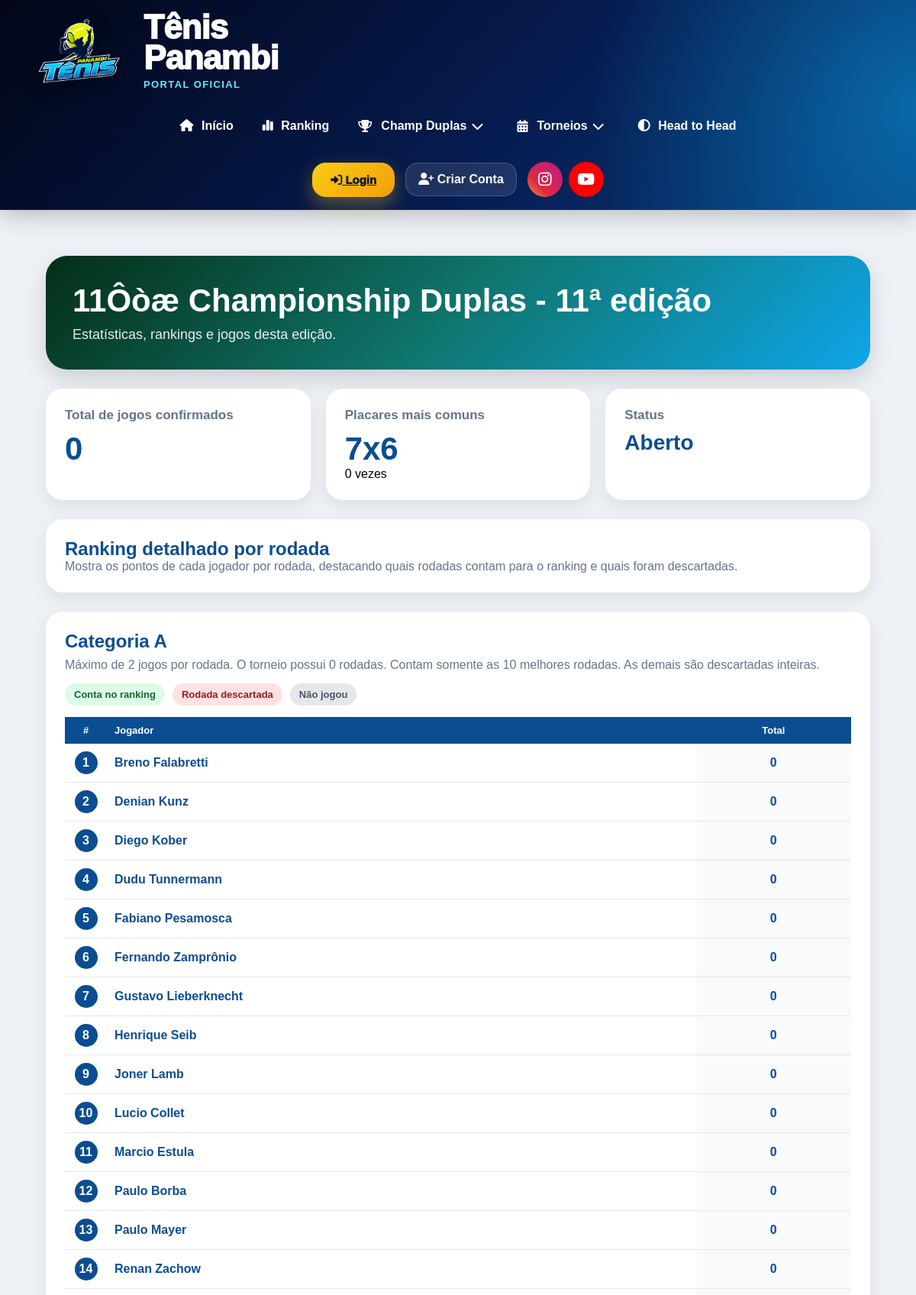
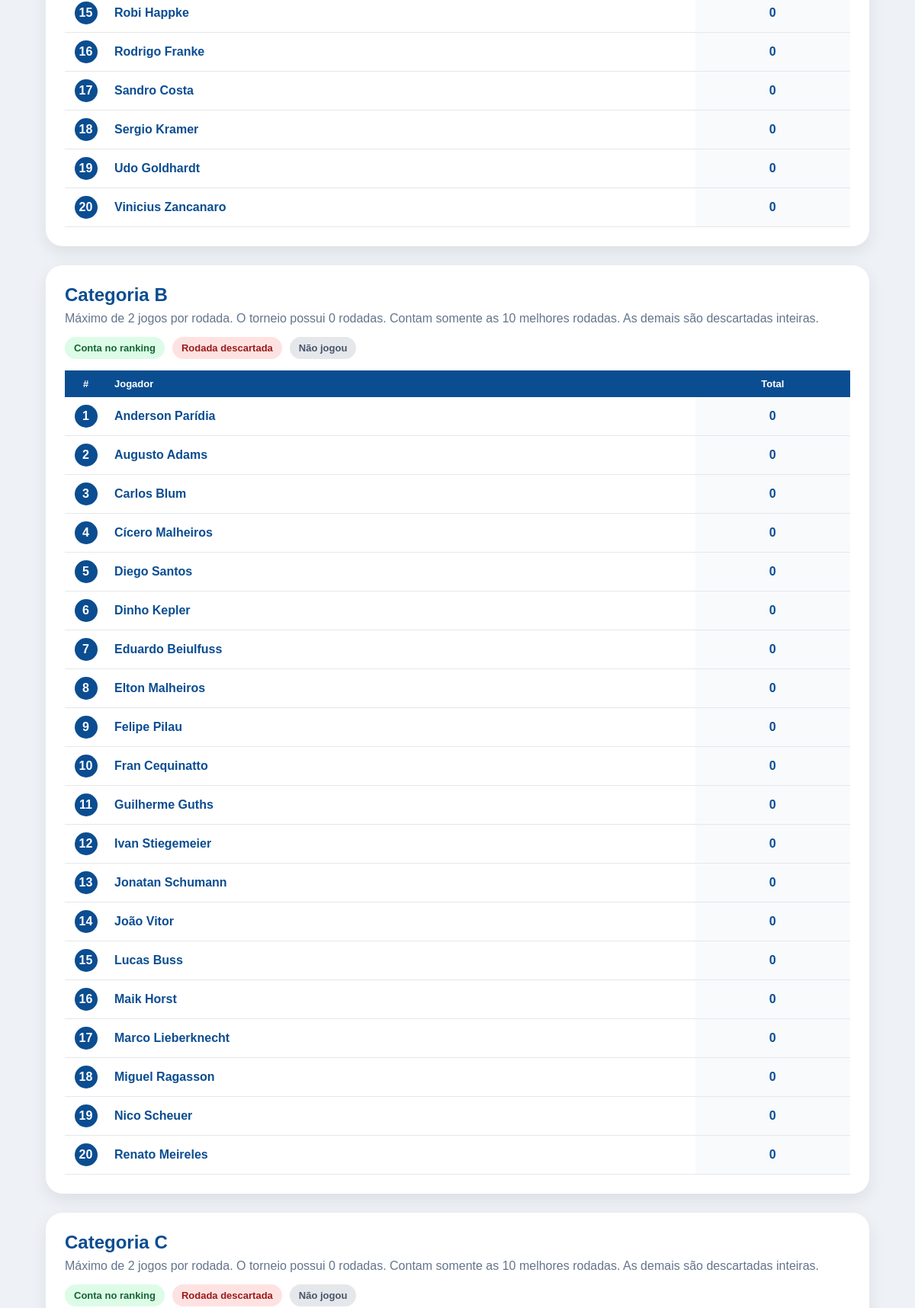
The app's page /torneios/7/ (upper part) with its own data (2 pictures, top to bottom).
### core/models.py (models this page shows, shortened)
class Torneio(models.Model):
    TIPOS = [
        ('RANKING', 'Ranking'),
        ('MATA_MATA', 'Mata-mata'),
        ('GRUPOS', 'Grupos'),
        ('AMISTOSO', 'Amistoso'),
        ('TREINO', 'Treino'),
    ]
    DISPUTAS = [
        ('SIMPLES', 'Simples'),
        ('DUPLAS', 'Duplas'),
    ]
    STATUS = [
    ('ABERTO', 'Aberto'),
    ('EM_ANDAMENTO', 'Em andamento'),
    ('FASE_FINAIS', 'Fase finais'),
    ('ENCERRADO', 'Encerrado definitivamente'),
]
    nome = models.CharField(max_length=100)
    edicao = models.IntegerField(default=1)
    ano = models.IntegerField(default=2026)
    tipo = models.CharField(
        max_length=20,
        choices=TIPOS,
        default='RANKING'
    )
    disputa = models.CharField(
        max_length=20,
        choices=DISPUTAS,
        default='DUPLAS'
    )
    data_inicio = models.DateField(
        blank=True,
        null=True
    )
    data_fim = models.DateField(
        blank=True,
        null=True
    )
    status = models.CharField(
        max_length=20,
        choices=STATUS,
        default='ABERTO'
    )
    CONTROLE_LANCAMENTO = [
    ('LIVRE', 'Livre'),
    ('SABADO', 'Somente aos sábados'),
    ('MANUAL', 'Bloqueado manualmente'),
    ]
    controle_lancamento = models.CharField(
        max_length=20,
        choices=CONTROLE_LANCAMENTO,
        default='LIVRE'
    )
    ativo = models.BooleanField(
    default=False
)
    criado_em = models.DateTimeField(auto_now_add=True)

class CategoriaTorneio(models.Model):
    CATEGORIAS = [
        ('A', 'Categoria A'),
        ('B', 'Categoria B'),
        ('C', 'Categoria C'),
    ]
    torneio = models.ForeignKey(
        Torneio,
        on_delete=models.CASCADE,
        related_name='categorias'
    )
    categoria = models.CharField(
        max_length=1,
        choices=CATEGORIAS
    )
    quantidade_jogadores = models.IntegerField(default=20)
    classificados_finais = models.IntegerField(default=8)
    promovidos = models.IntegerField(default=0)
    rebaixados = models.IntegerField(default=0)
    melhores_resultados = models.IntegerField(default=10)
    max_jogos_por_rodada = models.IntegerField(default=2)
    rodadas_contabilizadas = models.IntegerField(
    default=10
)

class Jogador(models.Model):
    CATEGORIAS = [
        ('A', 'Categoria A'),
        ('B', 'Categoria B'),
        ('C', 'Categoria C'),
    ]
    NIVEIS = [
        ('INICIANTE', 'Iniciante'),
        ('INTERMEDIARIO', 'Intermediário'),
        ('AVANCADO', 'Avançado'),
    ]
    MAOS = [
        ('DIREITA', 'Direita'),
        ('ESQUERDA', 'Esquerda'),
    ]
    BACKHANDS = [
        ('UMA_MAO', '1 mão'),
        ('DUAS_MAOS', '2 mãos'),
    ]
    ESTILOS_JOGO = [
        ('OFENSIVO', 'Ofensivo'),
        ('DEFENSIVO', 'Defensivo'),
        ('ALL_COURT', 'All Court'),
        ('SAQUE_VOLEIO', 'Saque e Voleio'),
    ]
    CLUBES = [
        ('TENIS_PANAMBI', 'Tênis Panambi'),
        ('AABB', 'AABB'),
        ('AFUBRA', 'Afubra'),
        ('OUTRO', 'Outro'),
    ]
    usuario = models.OneToOneField(
        User,
        on_delete=models.SET_NULL,
        null=True,
        blank=True
    )
    nome = models.CharField(max_length=150)
    email = models.EmailField(
        blank=True,
        null=True
    )
    telefone = models.CharField(
        max_length=30,
        blank=True,
        null=True
    )
    cidade = models.CharField(
        max_length=100,
        blank=True,
        null=True
    )
    categoria = models.CharField(
        max_length=1,
        choices=CATEGORIAS,
        blank=True,
        null=True
    )
    nivel = models.CharField(
        max_length=20,
        choices=NIVEIS,
        default='INICIANTE'
    )
    mao_dominante = models.CharField(
        max_length=20,
        choices=MAOS,
        default='DIREITA'
    )
    raquete = models.CharField(
        max_length=100,
        blank=True,
        null=True
    )
    instagram = models.CharField(
        max_length=100,
        blank=True,
        null=True
    )
    foto = models.ImageField(
        upload_to='jogadores/',
        blank=True,
        null=True
    )
    ano_inicio = models.PositiveIntegerField(
        blank=True,
        null=True,
        verbose_name='Ano que começou a jogar'
    )
    clube = models.CharField(
        max_length=30,
        choices=CLUBES,
        blank=True,
        null=True
    )
    backhand = models.CharField(
        max_length=20,
        choices=BACKHANDS,
        blank=True,
        null=True
    )
    estilo_jogo = models.CharField(
        max_length=30,
        choices=ESTILOS_JOGO,
        blank=True,
        null=True
    )
    jogador_favorito = models.CharField(
        max_length=100,
        blank=True,
        null=True
    )
    frase_pessoal = models.CharField(
        max_length=200,
        blank=True,
        null=True
    )
    jogos_historicos = models.IntegerField(default=0)
    vitorias_historicas = models.IntegerField(default=0)
    derrotas_historicas = models.IntegerField(default=0)
    titulos_cd = models.IntegerField(default=0)
    vice_cd = models.IntegerField(default=0)
    semifinal_cd = models.IntegerField(default=0)
    ativo = models.BooleanField(default=False)
    cadastro_revisado = models.BooleanField(default=False)
    criado_em = models.DateTimeField(auto_now_add=True)
    class Meta:
        ordering = ['categoria', 'nome']

### core/views.py (the view, shortened to what this page needs)
def detalhe_torneio(request, torneio_id):
    torneio = get_object_or_404(
        Torneio,
        id=torneio_id
    )
    total_jogos = Jogo.objects.filter(
        torneio=torneio,
        status='CONFIRMADO'
    ).count()
    ultimos_jogos = Jogo.objects.filter(
        torneio=torneio,
        status='CONFIRMADO'
    ).order_by(
        '-data_jogo',
        '-id'
    )[:20]
    resultados_validos = [
        '7x6',
        '7x5',
        '6x4',
        '6x3',
        '6x2',
        '6x1',
        '6x0',
    ]
    contador_placares = {
        placar: 0
        for placar in resultados_validos
    }
    jogos_duplas = Jogo.objects.filter(
        torneio=torneio,
        status='CONFIRMADO',
        tipo_jogo='CHAMPIONSHIP_DUPLAS'
    )
    placares_mais_comuns = sorted(
        contador_placares.items(),
        key=lambda item: item[1],
        reverse=True
    )
    jogos_por_rodada = Jogo.objects.filter(
        torneio=torneio,
        status='CONFIRMADO',
        rodada__isnull=False
    ).values(
        'rodada'
    ).annotate(
        total=Count('id')
    ).order_by(
        'rodada'
    )
    torneios_historico = Torneio.objects.all().order_by(
        '-ano',
        '-edicao',
        '-id'
    )
    def montar_matriz_categoria(categoria_letra):
        categoria = CategoriaTorneio.objects.filter(
            torneio=torneio,
            categoria=categoria_letra
        ).first()
        jogos = Jogo.objects.filter(
            torneio=torneio,
            categoria=categoria,
            status='CONFIRMADO',
            tipo_jogo='CHAMPIONSHIP_DUPLAS'
        ).filter(
            fase__isnull=True
        ).order_by(
            'rodada',
            'id'
        )
        maior_rodada = jogos.aggregate(
            maior=Max('rodada')
        )['maior'] or 0
        rodadas_numeros = list(
            range(1, maior_rodada + 1)
        )
        inscricoes = InscricaoTorneio.objects.filter(
            torneio=torneio,
            categoria=categoria,
            ativo=True
        ).select_related(
            'jogador'
        )
        dados_jogadores = {}
        for inscricao in inscricoes:
            jogador = inscricao.jogador
            dados_jogadores[jogador.id] = {
                'jogador': jogador,
                'rodadas': {},
                'total': 0,
                'posicao': '-',
            }
        ranking = RankingJogador.objects.filter(
            torneio=torneio,
            categoria=categoria
        ).select_related(
            'jogador'
        )
        for r in ranking:
            if r.jogador.id not in dados_jogadores:
                dados_jogadores[r.jogador.id] = {
                    'jogador': r.jogador,
                    'rodadas': {},
                    'total': r.pontos,
                    'posicao': r.posicao,
                }
            else:
                dados_jogadores[r.jogador.id]['total'] = r.pontos
                dados_jogadores[r.jogador.id]['posicao'] = r.posicao
        controle_rodadas = {}
        for dados in dados_jogadores.values():
            lista_rodadas = []
            for rodada, info in dados['rodadas'].items():
                lista_rodadas.append({
                    'rodada': rodada,
                    'pontos': info['pontos']
                })
            melhores = sorted(
                lista_rodadas,
                key=lambda item: item['pontos'],
                reverse=True
            )[:categoria.rodadas_contabilizadas]
            rodadas_contam = [
                item['rodada']
                for item in melhores
            ]
            for rodada, info in dados['rodadas'].items():
                if rodada in rodadas_contam:
                    info['conta'] = True
            linha_rodadas = []
            dados['linha_rodadas'] = linha_rodadas
        jogadores = sorted(
            dados_jogadores.values(),
            key=lambda item: (
                item['posicao'] if item['posicao'] != '-' else 9999,
                item['jogador'].nome
            )
        )
        return {
            'categoria': categoria_letra,
            'config': categoria,
            'rodadas': rodadas_numeros,
            'jogadores': jogadores
        }
    matriz_a = montar_matriz_categoria('A')
    matriz_b = montar_matriz_categoria('B')
    matriz_c = montar_matriz_categoria('C')
    return render(
        request,
        'torneios/detalhe.html',
        {
            'torneio': torneio,
            'total_jogos': total_jogos,
            'ultimos_jogos': ultimos_jogos,
            'placares_mais_comuns': placares_mais_comuns,
            'jogos_por_rodada': jogos_por_rodada,
            'torneios_historico': torneios_historico,
            'matriz_a': matriz_a,
            'matriz_b': matriz_b,
            'matriz_c': matriz_c,
        }
    )

### core/templates/torneios/detalhe.html (shortened to what this page needs)
{% extends 'base/base.html' %}
{% block content %}
<div class="torneio-container">
    <div class="hero-torneio">
        <h1>{{ torneio.nome }} - {{ torneio.edicao }}ª edição</h1>
        <p>Estatísticas, rankings e jogos desta edição.</p>
    </div>
    <div class="cards">
        <div class="card-info">
            <h3>Total de jogos confirmados</h3>
            <div class="numero">{{ total_jogos }}</div>
        </div>
        <div class="card-info">
            <h3>Placares mais comuns</h3>
            <div id="placarSliderTorneio">
                {% for placar, qtd in placares_mais_comuns %}
                    <div class="placar-slide-torneio" style="{% if not forloop.first %}display:none;{% endif %}">
                        <div class="numero">{{ placar }}</div>
                        <p>{{ qtd }} vez{{ qtd|pluralize:"es" }}</p>
                    </div>
                {% empty %}
                    <div class="numero">-</div>
                {% endfor %}
            </div>
        </div>
        <div class="card-info">
            <h3>Status</h3>
            <div class="numero" style="font-size:28px;">
                {{ torneio.get_status_display }}
            </div>
        </div>
    </div>
    <div class="box">
        <h2>Ranking detalhado por rodada</h2>
        <p style="color:#64748b;">
            Mostra os pontos de cada jogador por rodada, destacando quais rodadas contam para o ranking e quais foram descartadas.
        </p>
    </div>
    {% include 'torneios/tabela_rodadas.html' with matriz=matriz_a %}
    {% include 'torneios/tabela_rodadas.html' with matriz=matriz_b %}
    {% include 'torneios/tabela_rodadas.html' with matriz=matriz_c %}
</div>
{% endblock %}

### core/templates/torneios/tabela_rodadas.html (shortened to what this page needs)
{% if matriz and matriz.config %}
<div class="ranking-rodadas-box">
    <div class="ranking-rodadas-header">
        <h2>Categoria {{ matriz.categoria }}</h2>
        <p>
            Máximo de {{ matriz.config.max_jogos_por_rodada }} jogos por rodada.
O torneio possui {{ matriz.rodadas|length }} rodadas.
Contam somente as {{ matriz.config.rodadas_contabilizadas }} melhores rodadas.
As demais são descartadas inteiras.
        </p>
    </div>
    <div class="legenda-rodadas">
        <span class="legenda-item conta">Conta no ranking</span>
        <span class="legenda-item descarta">Rodada descartada</span>
        <span class="legenda-item nao-jogou">Não jogou</span>
    </div>
    <div class="tabela-rodadas-scroll">
        <table class="tabela-rodadas">
            <thead>
                <tr>
                    <th class="col-pos">#</th>
                    <th class="col-jogador">Jogador</th>
                    <th>Total</th>
                </tr>
            </thead>
            <tbody>
                {% for linha in matriz.jogadores %}
                    <tr>
                        <td class="col-pos">
                            {% if linha.posicao != '-' %}
                                <span class="posicao-mini">{{ linha.posicao }}</span>
                            {% else %}
                                -
                            {% endif %}
                        </td>
                        <td class="col-jogador">
                            {{ linha.jogador.nome }}
                        </td>
                        <td class="total-ranking">
                            {{ linha.total }}
                        </td>
                    </tr>
                {% empty %}
                    <tr>
                        <td colspan="99" class="sem-dados">
                            Nenhum jogador encontrado nesta categoria.
                        </td>
                    </tr>
                {% endfor %}
            </tbody>
        </table>
    </div>
</div>
{% endif %}

### core/templates/base/base.html (style rules this page uses)
* { margin:0; padding:0; box-sizing:border-box; font-family:Arial, Helvetica, sans-serif; }
body { background:#eef2f7; overflow-x:hidden; }
table { width:100%; border-collapse:collapse; }

### core/templates/torneios/detalhe.html (style rules this page uses)
.torneio-container { max-width:1400px; margin:0 auto; padding:25px; }
.hero-torneio { background:linear-gradient(135deg,#052e16,#0f766e,#0ea5e9); color:white; border-radius:28px; padding:35px; margin-bottom:25px; box-shadow:0 12px 30px rgba(0,0,0,.15); }
.hero-torneio h1 { margin:0; font-size:42px; }
.hero-torneio p { margin-top:10px; font-size:18px; opacity:.9; }
.cards { display:grid; grid-template-columns:repeat(auto-fit,minmax(230px,1fr)); gap:20px; margin-bottom:25px; }
.card-info { background:white; border-radius:22px; padding:25px; box-shadow:0 8px 22px rgba(0,0,0,.08); }
.card-info h3 { margin:0; color:#64748b; font-size:17px; }
.card-info .numero { margin-top:10px; color:#0b4d91; font-size:42px; font-weight:900; }
.box { background:white; border-radius:22px; padding:25px; box-shadow:0 8px 22px rgba(0,0,0,.08); margin-bottom:25px; }
.box h2 { margin-top:0; color:#0b4d91; }
.ranking-rodadas-box { background:white; border-radius:22px; padding:25px; box-shadow:0 8px 22px rgba(0,0,0,.08); margin-bottom:25px; }
.ranking-rodadas-header h2 { margin:0; color:#0b4d91; }
.ranking-rodadas-header p { color:#64748b; margin-top:8px; margin-bottom:15px; }
.legenda-rodadas { display:flex; gap:10px; flex-wrap:wrap; margin-bottom:15px; }
.legenda-item { padding:7px 12px; border-radius:999px; font-size:13px; font-weight:900; }
.legenda-item.conta { background:#dcfce7; color:#166534; }
.legenda-item.descarta { background:#fee2e2; color:#991b1b; }
.legenda-item.nao-jogou { background:#e5e7eb; color:#475569; }
.tabela-rodadas-scroll { overflow-x:auto; }
.tabela-rodadas { width:100%; border-collapse:collapse; min-width:1000px; }
.tabela-rodadas th { background:#0b4d91; color:white; padding:10px; text-align:center; font-size:13px; white-space:nowrap; }
.tabela-rodadas td { padding:10px; border-bottom:1px solid #e5e7eb; text-align:center; font-weight:800; }
.col-pos { width:55px; }
.col-jogador { min-width:190px; text-align:left !important; color:#0b4d91; font-weight:900; position:sticky; left:0; background:white; z-index:2; }
.tabela-rodadas th.col-jogador { background:#0b4d91; color:white; z-index:3; }
.posicao-mini { width:30px; height:30px; border-radius:50%; background:#0b4d91; color:white; display:inline-flex; align-items:center; justify-content:center; font-weight:900; }
.total-ranking { color:#0b4d91; font-weight:1000; background:#f8fafc; }

### records on screen
Torneio: nome "11Ôòæ Championship Duplas", edicao "11", status "Aberto"
CategoriaTorneio: config.max_jogos_por_rodada "2", config.rodadas_contabilizadas "10"
Jogador: posicao "1", jogador.nome "Breno Falabretti", total "0"
Jogador: posicao "2", jogador.nome "Denian Kunz", total "0"
Jogador: posicao "3", jogador.nome "Diego Kober", total "0"
Jogador: posicao "4", jogador.nome "Dudu Tunnermann", total "0"
Jogador: posicao "5", jogador.nome "Fabiano Pesamosca", total "0"
Jogador: posicao "6", jogador.nome "Fernando Zamprônio", total "0"
Jogador: posicao "7", jogador.nome "Gustavo Lieberknecht", total "0"
Jogador: posicao "8", jogador.nome "Henrique Seib", total "0"
Jogador: posicao "9", jogador.nome "Joner Lamb", total "0"
Jogador: posicao "10", jogador.nome "Lucio Collet", total "0"
Jogador: posicao "11", jogador.nome "Marcio Estula", total "0"
Jogador: posicao "12", jogador.nome "Paulo Borba", total "0"
Jogador: posicao "13", jogador.nome "Paulo Mayer", total "0"
Jogador: posicao "14", jogador.nome "Renan Zachow", total "0"
Jogador: posicao "15", jogador.nome "Robi Happke", total "0"
Jogador: posicao "16", jogador.nome "Rodrigo Franke", total "0"
Jogador: posicao "17", jogador.nome "Sandro Costa", total "0"
Jogador: posicao "18", jogador.nome "Sergio Kramer", total "0"
Jogador: posicao "19", jogador.nome "Udo Goldhardt", total "0"
Jogador: posicao "20", jogador.nome "Vinicius Zancanaro", total "0"
CategoriaTorneio: config.max_jogos_por_rodada "2", config.rodadas_contabilizadas "10"
Jogador: posicao "1", jogador.nome "Anderson Parídia", total "0"
Jogador: posicao "2", jogador.nome "Augusto Adams", total "0"
Jogador: posicao "3", jogador.nome "Carlos Blum", total "0"
Jogador: posicao "4", jogador.nome "Cícero Malheiros", total "0"
Jogador: posicao "5", jogador.nome "Diego Santos", total "0"
Jogador: posicao "6", jogador.nome "Dinho Kepler", total "0"
Jogador: posicao "7", jogador.nome "Eduardo Beiulfuss", total "0"
Jogador: posicao "8", jogador.nome "Elton Malheiros", total "0"
Jogador: posicao "9", jogador.nome "Felipe Pilau", total "0"
Jogador: posicao "10", jogador.nome "Fran Cequinatto", total "0"
Jogador: posicao "11", jogador.nome "Guilherme Guths", total "0"
Jogador: posicao "12", jogador.nome "Ivan Stiegemeier", total "0"
Jogador: posicao "13", jogador.nome "Jonatan Schumann", total "0"
Jogador: posicao "14", jogador.nome "João Vitor", total "0"
Jogador: posicao "15", jogador.nome "Lucas Buss", total "0"
Jogador: posicao "16", jogador.nome "Maik Horst", total "0"
Jogador: posicao "17", jogador.nome "Marco Lieberknecht", total "0"
Jogador: posicao "18", jogador.nome "Miguel Ragasson", total "0"
Jogador: posicao "19", jogador.nome "Nico Scheuer", total "0"
Jogador: posicao "20", jogador.nome "Renato Meireles", total "0"
CategoriaTorneio: config.max_jogos_por_rodada "2", config.rodadas_contabilizadas "10"

### other values on screen
{{ total_jogos }} "0"
{{ placar }} "7x6"
{{ qtd }} "0"
{{ matriz.categoria }} "A B C"
{{ matriz.rodadas|length }} "0 0 0"
